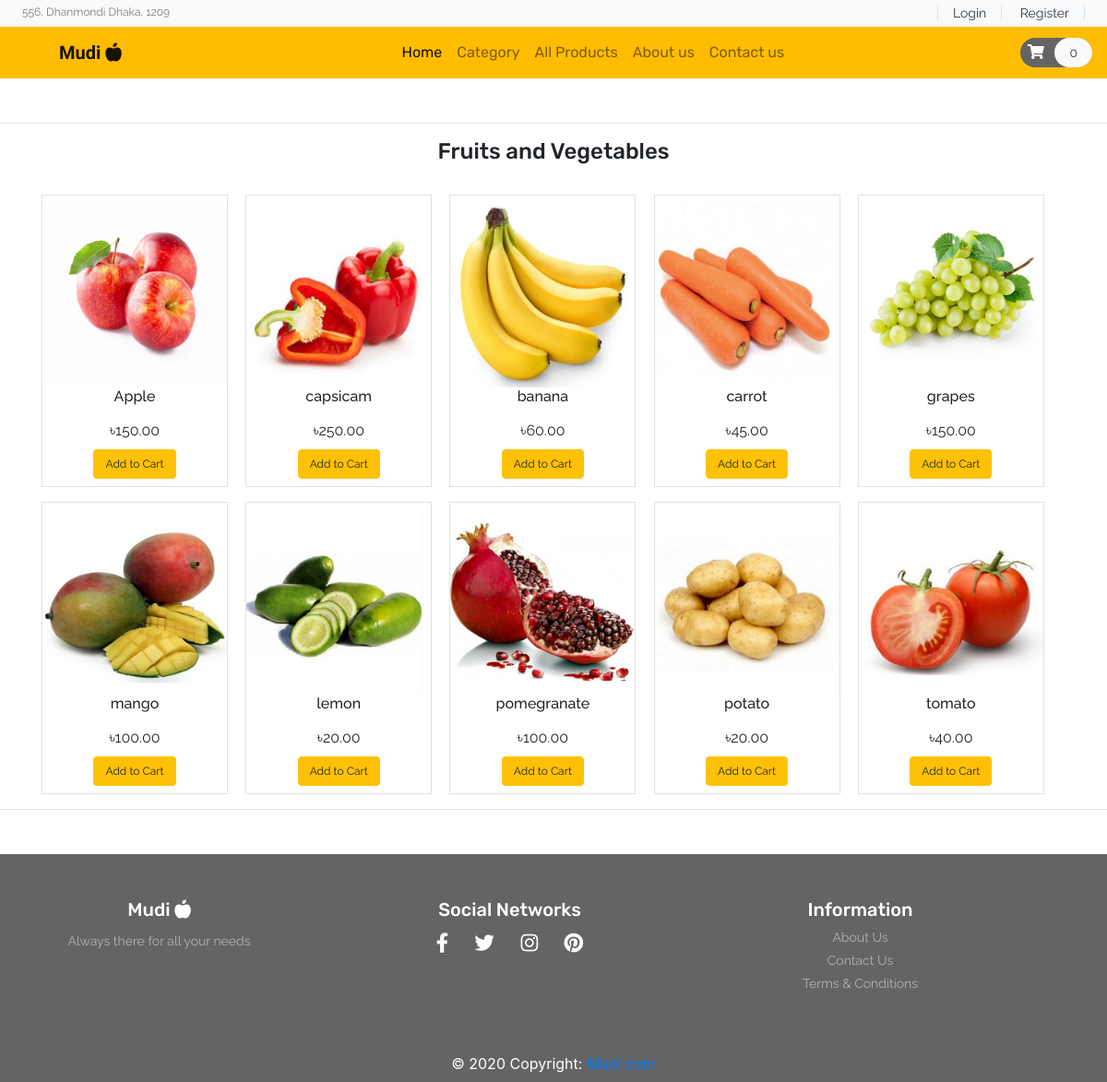
Page /catagory-product.php?item_category=Fruits and Vegetables on the committed database.
### tables this page shows
CREATE TABLE `product` (
  `product_id` int(11) NOT NULL,
  `product_type` varchar(200) NOT NULL,
  `product_category` varchar(250) NOT NULL,
  `product_name` varchar(250) NOT NULL,
  `product_price` double(10,2) NOT NULL,
  `product_image` varchar(255) NOT NULL,
  `product_description` varchar(500) NOT NULL,
  `product_unit` varchar(100) NOT NULL
);

### catagory-product.php (called while the page is built)
<?php
include ('header.php');
?>
<?php
include ('Template/_catagory-product.php');
?>
<?php
include ('footer.php');
?>

### database/DBController.php (called while the page is built, shortened)
<?php
class DBController
{
    protected $host = 'localhost';
    protected $user = 'root';
    protected $password = '';
    protected $database = "170204001_170204004";
    public function __construct()
    {
        $this->con = mysqli_connect($this->host, $this->user, $this->password, $this->database);
    }
}

### functions.php (called while the page is built)
<?php
require ('database/DBController.php');
require ('database/Product.php');
$db = new DBController();
$product = new Product($db);
$product_shuffle = $product->getData();

### database/Product.php (called while the page is built, shortened)
<?php
class Product
{
    public $db = null;
    public function __construct(DBController $db)
    {
        $this->db = $db;
    }
    public function getData($table = 'product'){
        $result = $this->db->con->query("SELECT * FROM {$table}");
        $resultArray = array();
        while ($item = mysqli_fetch_array($result, MYSQLI_ASSOC)){
            $resultArray[] = $item;
        }
        return $resultArray;
    }
}

### Template/_catagory-product.php (the view, shortened to what this page needs)
<?php
$item_category = $_GET['item_category'] ;
$category_product= $product->getData();
?>
<section id="catagorised-product">
    <hr class="mt-5">
    <div class="container">
        <h4 class="font-rubik font-size-24 text-center pb-2"><?php echo $item_category ?></h4>
        <div class="grid">
            <?php
            foreach ($category_product as $item):
                if($item['product_category'] == $item_category) :
                    ?>
                    <div class="grid-item border">
                        <div class="item py-2" style="width: 200px;">
                            <div class="product font-rale">
                                <a href="<?php printf('%s?item_id=%s', 'product.php',  $item['product_id']); ?>"><img src="<?php echo $item['product_image'] ?? "./assets/products/1.png"; ?>" alt="product1" class="img-fluid"></a>
                                <div class="text-center">
                                    <h6><?php echo $item['product_name'] ?? "Unknown"; ?></h6>
                                    <div class="price py-2">
                                        <span>৳<?php echo $item['product_price'] ?? 0 ?></span>
                                    </div>
                                    <form method="post">
                                        <?php
                                        if (in_array($item['product_id'], $in_cart ?? [])){
                                            echo '<button type="submit" disabled class="btn btn-success font-size-12">In the Cart</button>';
                                        }else{
                                            echo '<button type="submit" name="top_sale_submit" class="btn btn-warning font-size-12">Add to Cart</button>';
                                        }
                                        ?>
                                    </form>
                                </div>
                            </div>
                        </div>
                    </div>
                <?php
                endif;
            endforeach;
            ?>
        </div>
    </div>
    <hr class="mb-5">
</section>

### style.css (style rules this page uses)
button, button:focus { outline: none !important; box-shadow: none !important; }
.font-rale { font-family: "Raleway", cursive; }
.font-rubik { font-family: "Rubik", cursive; }
.font-size-12 { font-size: 12px; }
.font-size-24 { font-size: 24px; }
#catagorised-product .grid .grid-item { margin-right: 1.2rem; margin-top: 1rem; }

### rows in the picture
product: product_image (picture), product_name "Apple", product_price "150.00", shows "Add to Cart"
product: product_image (picture), product_name "capsicam", product_price "250.00", shows "Add to Cart"
product: product_image (picture), product_name "banana", product_price "60.00", shows "Add to Cart"
product: product_image (picture), product_name "carrot", product_price "45.00", shows "Add to Cart"
product: product_image (picture), product_name "grapes", product_price "150.00", shows "Add to Cart"
product: product_image (picture), product_name "mango", product_price "100.00", shows "Add to Cart"
product: product_image (picture), product_name "lemon", product_price "20.00", shows "Add to Cart"
product: product_image (picture), product_name "pomegranate", product_price "100.00", shows "Add to Cart"
product: product_image (picture), product_name "potato", product_price "20.00", shows "Add to Cart"
product: product_image (picture), product_name "tomato", product_price "40.00", shows "Add to Cart"

### other values in the picture
$item_category "Fruits and Vegetables"
